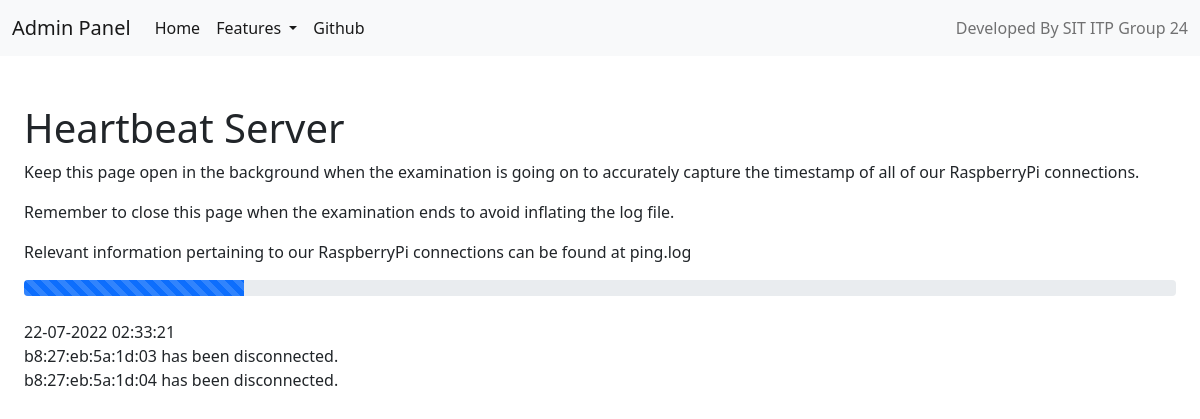
The app's page /admin_ping_server.php with its own data.
### tables this page shows
CREATE TABLE `ping` (
  `uuid` varchar(255) NOT NULL,
  `last_connect` varchar(50) NOT NULL
);

### admin_ping_server_process.php (the view, shortened to what this page needs)
<?php
$config = parse_ini_file('../../ITP_db_config.ini');
$conn = new mysqli($config['dbservername'], $config['dbusername'], $config['dbpassword'], $config['dbname']);
$date_time = date('d-m-Y H:i:s');
echo $date_time . "<br>";
$sql = "SELECT * FROM ping";
$result = $conn->query($sql);
if ($result->num_rows > 0) {
    while($row = $result->fetch_assoc()) {
        $uuid = $row["uuid"];
        $last_connect = $row["last_connect"];
        $last_connect_formatted = strtotime($last_connect);
        $last_connect_formatted = date('d-m-Y H:i:s',$last_connect_formatted);
        $now_time = strtotime($date_time);
        $last_connect_time = strtotime($last_connect_formatted);
        $time_difference = $now_time - $last_connect_time;
        $logfilelocation = "/Heartbeat/" . $uuid . ".log";
        $logfilelocation2 = $_SERVER['DOCUMENT_ROOT'] . "/Heartbeat/" . $uuid . ".log";
        if ($time_difference >= 10 && $time_difference < 30) {
            $file = escapeshellarg($logfilelocation2);
            $lastline = `tail -n 1 $file`;
            $compare = mb_substr($lastline, 20);
            $forcompare = $uuid . " is experiencing connectivity issues.\n";
            if ($compare == $forcompare) {
                echo $forcompare . "<br>";
            } else {
                $heartbeat_logs = $date_time . " " . $uuid . " is experiencing connectivity issues.\n";
                echo $forcompare . "<br>";
                error_log(print_r($heartbeat_logs, true), 3, $_SERVER['DOCUMENT_ROOT'] . $logfilelocation);
            }
        }
        else {
            $file = escapeshellarg($logfilelocation2);
            $lastline = `tail -n 1 $file`;
            $compare = mb_substr($lastline, 20);
            $forcompare = $uuid . " has been disconnected.\n";
            if ($compare == $forcompare) {
                echo $forcompare . "<br>";
            } else {
                echo $forcompare . "<br>";
            }
        }
    }
}
else {
}
?>

### records on screen
ping: uuid "b8:27:eb:5a:1d:03 has been disconnected."
ping: uuid "b8:27:eb:5a:1d:04 has been disconnected."
